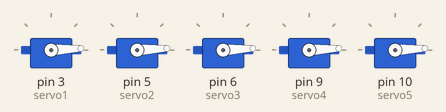
Recording of a sketch running on a simulated Arduino Uno, built with avr-gcc and run on an emulated ATmega328P. On the bench: 5 × servo. What the sketch prints to the serial monitor is not drawn.

Above: at 0.05 s.
At 0.75 s:
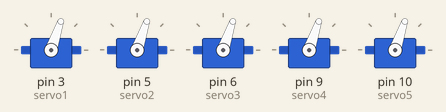
At 1.5 s:
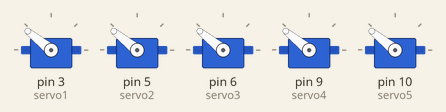
At 1.85 s:
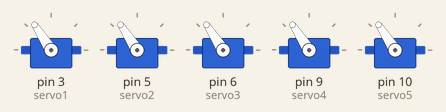
At 2.25 s:
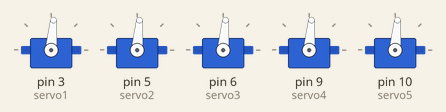
At 3.0 s:
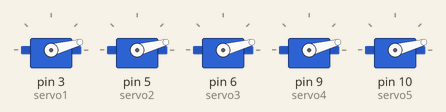
Timing chart, 0 to 7.2 s (numbered marks = the images above):
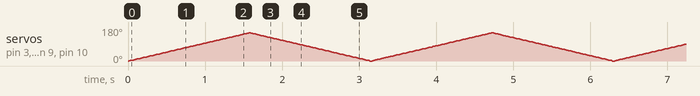

The sketch:

TestMotoriCiclo.ino
```cpp
#include <Servo.h>

Servo finger1,finger2,finger3,finger4,finger5;
int servo1 = 3;
int servo2 = 5;
int servo3 = 6;
int servo4 = 9;
int servo5 = 10;

void setup(){
  Serial.begin(115200);
  finger1.attach(servo1);
  finger2.attach(servo2);
  finger3.attach(servo3);
  finger4.attach(servo4);
  finger5.attach(servo5);

}

void loop(){
  for(int i = 0; i < 150; i++){
    finger1.write(i);
    finger2.write(i);
    finger3.write(i);
    finger4.write(i);
    finger5.write(i);
    Serial.print(i);
    Serial.println(",");
    delay(10);
  }
  for(int i = 149; i >= 0; i--){
    finger1.write(i);
    finger2.write(i);
    finger3.write(i);
    finger4.write(i);
    finger5.write(i);
    Serial.print(i);
    Serial.println(",");
    delay(10);
  }
}
```
